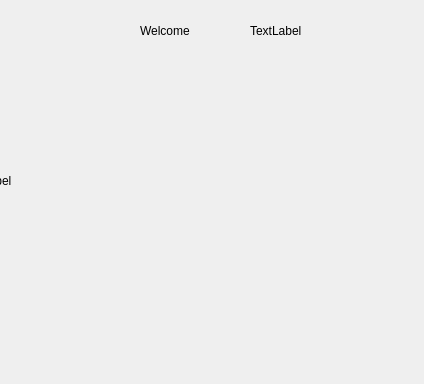
<?xml version="1.0" encoding="UTF-8"?>
<ui version="4.0">
 <class>lotterydialog</class>
 <widget class="QDialog" name="lotterydialog">
  <property name="geometry">
   <rect>
    <x>0</x>
    <y>0</y>
    <width>424</width>
    <height>384</height>
   </rect>
  </property>
  <property name="windowTitle">
   <string>Dialog</string>
  </property>
  <property name="styleSheet">
   <string notr="true"/>
  </property>
  <widget class="QLabel" name="label_name">
   <property name="geometry">
    <rect>
     <x>250</x>
     <y>20</y>
     <width>121</width>
     <height>21</height>
    </rect>
   </property>
   <property name="text">
    <string>TextLabel</string>
   </property>
  </widget>
  <widget class="QLabel" name="label">
   <property name="geometry">
    <rect>
     <x>140</x>
     <y>20</y>
     <width>81</width>
     <height>21</height>
    </rect>
   </property>
   <property name="text">
    <string>Welcome</string>
   </property>
  </widget>
  <widget class="QLabel" name="label_2">
   <property name="geometry">
    <rect>
     <x>60</x>
     <y>150</y>
     <width>331</width>
     <height>101</height>
    </rect>
   </property>
   <property name="text">
    <string/>
   </property>
  </widget>
  <widget class="QLabel" name="label_3">
   <property name="geometry">
    <rect>
     <x>-40</x>
     <y>-30</y>
     <width>471</width>
     <height>421</height>
    </rect>
   </property>
   <property name="styleSheet">
    <string notr="true">background-image: url(:/myimage/lotterybackgr.png);</string>
   </property>
   <property name="text">
    <string>TextLabel</string>
   </property>
  </widget>
  <zorder>label_3</zorder>
  <zorder>label_2</zorder>
  <zorder>label</zorder>
  <zorder>label_name</zorder>
 </widget>
 <resources/>
 <connections/>
</ui>
